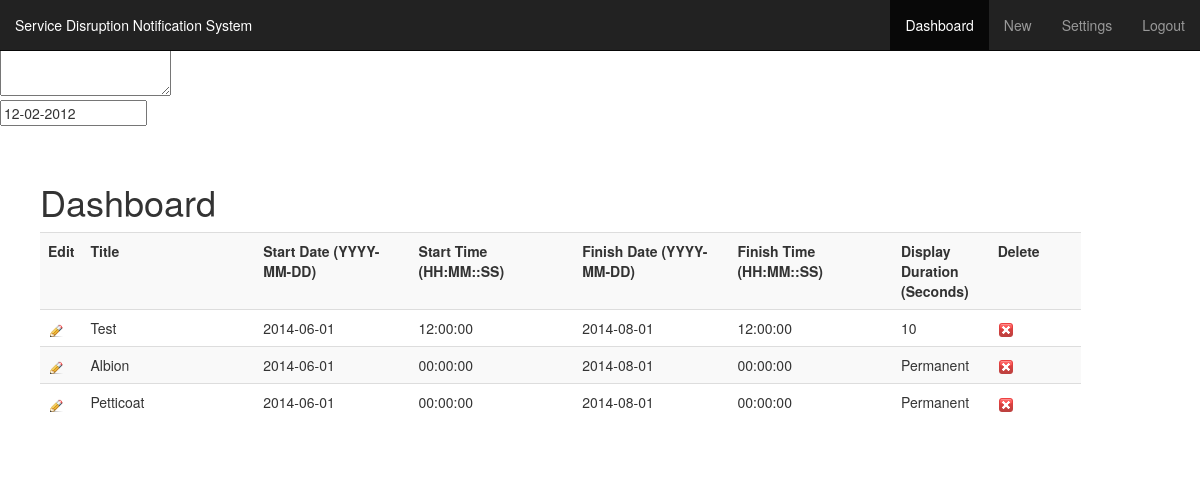
Screenshot of /admin/index.php (signed in) with the database file from the repository.
### tables this page shows
CREATE TABLE `cssfiles` (
  `id` int(30) NOT NULL AUTO_INCREMENT,
  `name` varchar(50) NOT NULL,
  `css_files` longtext NOT NULL,
  `start_date` date DEFAULT NULL,
  `start_time` time DEFAULT NULL,
  `finish_date` date DEFAULT NULL,
  `finish_time` time DEFAULT NULL,
  `up_time` int(20) NOT NULL,
  `loc1` int(11) DEFAULT NULL,
  `loc2` int(11) DEFAULT NULL,
  `loc3` int(11) DEFAULT NULL,
  PRIMARY KEY (`id`)
);

### admin/index.php (the view, shortened to what this page needs)
<!DOCTYPE html>
<html lang="en">
  <head>
    <link href="css/bootstrap.min.css" rel="stylesheet">
    <link href="css/dashboard.css" rel="stylesheet">
    <link href="css/datepicker.css" rel="stylesheet">
  </head>
  <body>
    <div class="navbar navbar-inverse navbar-fixed-top" role="navigation">
      <div class="container-fluid">
        <div class="navbar-header">
          <a class="navbar-brand" href="#">Service Disruption Notification System</a>
        </div>
        <div class="navbar-collapse collapse">
          <ul class="nav navbar-nav navbar-right">
			<li class="active"><a href="index.php">Dashboard</a></li>
         	<li><a href="index.php?add=true">New</a></li>
         	<li><a href="index.php?changelog=true">Settings</a></li>
            <li><a href="logoff.php">Logout</a></li>
          </ul>
        </div>
      </div>
    </div>
    <div class="container-fluid">
      <div class="row">
<form method="post">
    <textarea id="elm1"></textarea>
</form>
<div class="input-append date" id="dp1" data-date="12-02-2012" data-date-format="dd-mm-yyyy">
  <input class="span2" size="16" type="text" value="12-02-2012">
  <span class="add-on"><i class="icon-th"></i></span>
</div>
        <div class="col-sm-12 main">
          <div class="table-responsive">
        <?php
			if(isset($_GET['changelog']))
			{
				echo ' <h1> Change Login Details </h1>';
				echo '<form method="post" action="changeinfo.php" >';
				echo '<label> Old Username </label> <br /> <input class="input round5" type="text" name="olduname"/> <br /> ';
				echo ' <label> New Username </label> <br /> <input class="input round5" type="text" name="newuname"/> <br /> ';
				echo ' <label> Old Password  </label> <br /> <input class="input round5" type="text" name="oldupass"/> <br /> ';
				echo ' <label> New Password  </label> <br /> <input class="input round5" type="text" name="newupass"/> <br /> ';
				echo '<input type="hidden" name="chng" value="true">';
				echo '<input id="submitb" style="margin-top:10px" class="btn" type="submit" value="Save" />';
				echo '</form>';
				echo '</br>';echo '</br>';echo '</br>';
			}
			else
			{
			echo ' <h1>Dashboard</h1>';
echo ' <table class="table table-striped">';
            echo ' <col width="30" />';
  			echo ' <col width="200" />';
echo ' <col width="180" />';
echo ' <col width="180" />';
echo ' <col width="180" />';
echo ' <col width="180" />';
echo ' <col width="100" />';
            echo ' <col width="100" />';
            echo ' <col width="100" />';
            	echo '<tr>';
                	echo '<th> Edit </th>';
                    echo '<th> Title </th>';
echo '<th> Start Date (YYYY-MM-DD) </th>';
echo '<th> Start Time (HH:MM::SS) </th>';
echo '<th> Finish Date (YYYY-MM-DD)</th>';
echo '<th> Finish Time (HH:MM::SS)</th>';
echo '<th> Display Duration (Seconds)</th>';
                    echo '<th> Delete </th>';
                echo '</tr>';
			$query = mysql_query("SELECT * from cssfiles");
			while($res = mysql_fetch_array($query))
			{
			echo '<tr>';
			echo '<td>';
					$tx = $res['id'];
				echo '<a href="index.php?edit=' . $tx . '"> <img src="images/Pencil.png"/> </a>';
				echo '</td>';
				echo '</p> <td>';
					echo $res['name'];
				echo '</td>';
				echo '</p> <td>';
				if($res['start_date']=='0000-00-00')
				{
					echo 'Everyday';
				}
				else
				{
					echo $res['start_date'];
				}
				echo '</td>';
				echo '</p> <td>';
					echo $res['start_time'];
				echo '</td>';
				echo '</p> <td>';
				if($res['finish_date']=='0000-00-00')
				{
					echo 'Everyday';
				}
				else
				{
					echo $res['finish_date'];
				}
				echo '</td>';
				echo '</p> <td>';
					echo $res['finish_time'];
				echo '</td>';
				echo '</p> <td>';
				if($res['up_time']=='0')
				{
					echo 'Permanent';
				}
				else
				{
					echo $res['up_time'];
				}
				echo '</td>';
				echo '<td>';
					$tx = $res['id'];
					echo '<a href="deletecss.php?delete=' . $tx . '"> <img src="images/Delete.png"/> </a>';
				echo '</td>';
			echo '</tr>';
			}
			}
			?>
            </table>
          </div>
        </div>
      </div>
    </div>
  </body>
</html>

### admin/css/dashboard.css (style rules this page uses)
body { padding-top: 50px; }
.main { padding: 20px; }
@media (min-width: 768px) { .main { padding-right: 40px; padding-left: 40px; } }

### admin/css/datepicker.css (style rules this page uses)
.input-append.date .add-on i, .input-prepend.date .add-on i { display: block; cursor: pointer; width: 16px; height: 16px; }

### rows the page displays
cssfiles: name "Test", start_date "2014-06-01", start_time "12:00:00", finish_date "2014-08-01", finish_time "12:00:00", up_time "10"
cssfiles: name "Albion", start_date "2014-06-01", start_time "00:00:00", finish_date "2014-08-01", finish_time "00:00:00", up_time "Permanent"
cssfiles: name "Petticoat", start_date "2014-06-01", start_time "00:00:00", finish_date "2014-08-01", finish_time "00:00:00", up_time "Permanent"
